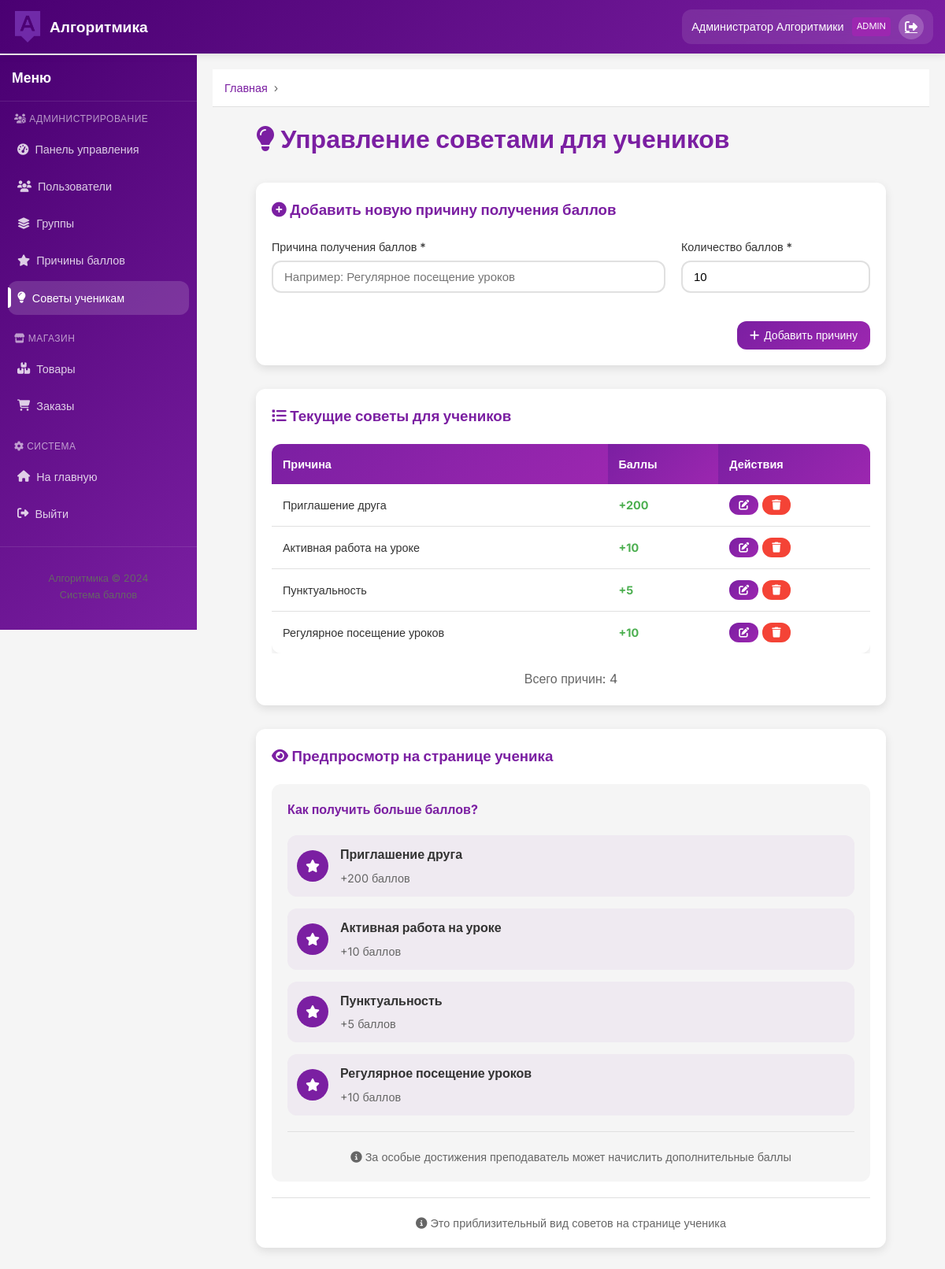
Page /admin/tips (signed in) on the committed database.
### app.py (models this page shows)
class User(UserMixin, db.Model):
    id = db.Column(db.Integer, primary_key=True)
    username = db.Column(db.String(80), unique=True, nullable=False)
    password = db.Column(db.String(200), nullable=False)
    visible_password = db.Column(db.String(80), nullable=True)
    first_name = db.Column(db.String(80), nullable=False)
    last_name = db.Column(db.String(80), nullable=False)
    role = db.Column(db.String(20), nullable=False)  # admin, teacher, student
    group_id = db.Column(db.Integer, db.ForeignKey('group.id'), nullable=True)
    points = db.Column(db.Integer, default=0)
    earned_points = db.Column(db.Integer, default=0)
    created_at = db.Column(db.DateTime, default=datetime.utcnow)
    group = db.relationship('Group', backref='students', foreign_keys=[group_id])
    points_history = db.relationship('PointsHistory', backref='user', lazy=True,
                                     foreign_keys='PointsHistory.user_id')
    orders = db.relationship('Order', backref='student', lazy=True,
                            foreign_keys='Order.student_id')

class TipItem(db.Model):
    id = db.Column(db.Integer, primary_key=True)
    reason = db.Column(db.String(200), nullable=False)
    points = db.Column(db.Integer, nullable=False)
    created_at = db.Column(db.DateTime, default=datetime.utcnow)

### app.py (the view)
@app.route('/admin/tips')
@login_required
def admin_tips():
    if current_user.role != 'admin':
        return redirect(url_for('index'))
    tips = TipItem.query.order_by(TipItem.created_at.desc()).all()
    return render_template('admin/tips.html', tips=tips)

### app.py (called while the page is built)
@login_manager.user_loader
def load_user(user_id):
    return User.query.get(int(user_id))

@app.context_processor
def inject_now():
    return {'datetime': datetime}

### templates/admin/tips.html (shortened to what this page needs)
{% extends "base.html" %}
{% block content %}
<div class="container">
    <div style="max-width: 800px; margin: 0 auto;">
        <h1 style="color: var(--primary-color); margin-bottom: 30px;">
            <i class="fas fa-lightbulb"></i> Управление советами для учеников
        </h1>
        <div class="card fade-in">
            <h3 style="color: var(--primary-color); margin-bottom: 20px;">
                <i class="fas fa-plus-circle"></i> Добавить новую причину получения баллов
            </h3>
            <form method="POST" action="{{ url_for('add_tip_item') }}">
                <div class="row">
                    <div class="col-8">
                        <div class="form-group">
                            <label class="form-label">Причина получения баллов *</label>
                            <input type="text" name="reason" class="form-control"
                                   placeholder="Например: Регулярное посещение уроков" required>
                        </div>
                    </div>
                    <div class="col-4">
                        <div class="form-group">
                            <label class="form-label">Количество баллов *</label>
                            <input type="number" name="points" class="form-control"
                                   min="1" value="10" required>
                        </div>
                    </div>
                </div>
                <div style="display: flex; justify-content: flex-end; margin-top: 20px;">
                    <button type="submit" class="btn btn-primary">
                        <i class="fas fa-plus"></i> Добавить причину
                    </button>
                </div>
            </form>
        </div>
        <div class="card fade-in" style="margin-top: 30px;">
            <h3 style="color: var(--primary-color); margin-bottom: 20px;">
                <i class="fas fa-list"></i> Текущие советы для учеников
            </h3>
            {% if tips %}
            <div class="table-responsive">
                <table class="table">
                    <thead>
                        <tr>
                            <th>Причина</th>
                            <th>Баллы</th>
                            <th>Действия</th>
                        </tr>
                    </thead>
                    <tbody>
                        {% for tip in tips %}
                        <tr>
                            <td>{{ tip.reason }}</td>
                            <td>
                                <span style="font-weight: bold; color: var(--success-color);">
                                    +{{ tip.points }}
                                </span>
                            </td>
                            <td>
                                <div style="display: flex; gap: 5px;">
                                    <form method="POST" action="{{ url_for('edit_tip_item', tip_id=tip.id) }}"
                                          style="display: inline;">
                                        <button type="submit" class="btn btn-primary btn-sm">
                                            <i class="fas fa-edit"></i>
                                        </button>
                                    </form>
                                    <form method="POST"
                                          action="{{ url_for('delete_tip_item', tip_id=tip.id) }}"
                                          style="display: inline;"
                                          onsubmit="return confirm('Вы уверены, что хотите удалить эту причину?');">
                                        <button type="submit" class="btn btn-danger btn-sm">
                                            <i class="fas fa-trash"></i>
                                        </button>
                                    </form>
                                </div>
                            </td>
                        </tr>
                        {% endfor %}
                    </tbody>
                </table>
            </div>
            <div style="text-align: center; margin-top: 20px;">
                <p style="color: var(--text-light);">
                    Всего причин: {{ tips|length }}
                </p>
            </div>
            {% else %}
            <div style="text-align: center; padding: 40px; color: var(--text-light);">
                <i class="fas fa-lightbulb" style="font-size: 3rem; margin-bottom: 15px; display: block;"></i>
                <h4>Нет советов для учеников</h4>
                <p>Добавьте причины получения баллов, чтобы ученики видели их в своих профилях</p>
            </div>
            {% endif %}
        </div>
        <div class="card fade-in" style="margin-top: 30px;">
            <h3 style="color: var(--primary-color); margin-bottom: 20px;">
                <i class="fas fa-eye"></i> Предпросмотр на странице ученика
            </h3>
            <div style="background: var(--bg-color); padding: 20px; border-radius: var(--radius);">
                <h4 style="color: var(--primary-color); margin-bottom: 20px;">Как получить больше баллов?</h4>
                <div style="display: flex; flex-direction: column; gap: 15px;">
                    {% if tips %}
                        {% for tip in tips %}
                        <div class="tip-preview-card">
                            <div class="tip-preview-icon">
                                <i class="fas fa-star"></i>
                            </div>
                            <div>
                                <h4 style="margin-bottom: 5px; font-size: 1rem;">{{ tip.reason }}</h4>
                                <p style="color: var(--text-light); margin-bottom: 0; font-size: 0.9rem;">
                                    +{{ tip.points }} баллов
                                </p>
                            </div>
                        </div>
                        {% endfor %}
                    {% endif %}
                </div>
                <div style="margin-top: 20px; padding-top: 20px; border-top: 1px solid var(--border-color);">
                    <p style="color: var(--text-light); font-size: 0.9rem; text-align: center;">
                        <i class="fas fa-info-circle"></i>
                        За особые достижения преподаватель может начислить дополнительные баллы
                    </p>
                </div>
            </div>
            <div style="margin-top: 20px; padding-top: 20px; border-top: 1px solid var(--border-color);">
                <p style="color: var(--text-light); font-size: 0.9rem; text-align: center;">
                    <i class="fas fa-info-circle"></i>
                    Это приблизительный вид советов на странице ученика
                </p>
            </div>
        </div>
    </div>
</div>
{% endblock %}

### templates/base.html (shortened to what this page needs)
<!DOCTYPE html>
<html lang="ru">
<head>
    <link rel="stylesheet" href="{{ url_for('static', filename='css/style.css') }}">
    <link rel="stylesheet" href="https://cdnjs.cloudflare.com/ajax/libs/font-awesome/6.4.0/css/all.min.css">
</head>
<body>
    <nav class="navbar">
        <div class="container">
            <a href="/" class="logo">
                <img src="{{ url_for('static', filename='images/logo.png') }}" alt="Алгоритмика" style="height: 40px;">
                <span>Алгоритмика</span>
            </a>
            {% if current_user.is_authenticated %}
            <div class="user-menu">
                <span class="user-name">{{ current_user.first_name }} {{ current_user.last_name }}</span>
                <span class="user-role">{{ current_user.role|capitalize }}</span>
                <a href="{{ url_for('logout') }}" class="btn-logout" title="Выйти">
                    <i class="fas fa-sign-out-alt"></i>
                </a>
            </div>
            {% endif %}
        </div>
    </nav>
    <div class="main-wrapper">
        {% if current_user.is_authenticated %}
        <aside class="sidebar">
            <div class="sidebar-content">
                <div class="sidebar-header">
                    <h3>Меню</h3>
                </div>
                <nav class="sidebar-nav">
                    {% if current_user.role == 'admin' %}
                    <div class="nav-section">
                        <h4 class="nav-section-title">
                            <i class="fas fa-users-cog"></i> Администрирование
                        </h4>
                        <ul>
                            <li>
                                <a href="{{ url_for('admin_dashboard') }}"
                                   class="{% if request.endpoint == 'admin_dashboard' %}active{% endif %}">
                                    <i class="fas fa-tachometer-alt"></i> Панель управления
                                </a>
                            </li>
                            <li>
                                <a href="{{ url_for('admin_users') }}"
                                   class="{% if request.endpoint in ['admin_users', 'create_users', 'user_detail'] %}active{% endif %}">
                                    <i class="fas fa-users"></i> Пользователи
                                </a>
                            </li>
                            <li>
                                <a href="{{ url_for('admin_groups') }}"
                                   class="{% if request.endpoint in ['admin_groups', 'create_group', 'group_detail'] %}active{% endif %}">
                                    <i class="fas fa-layer-group"></i> Группы
                                </a>
                            </li>
                            <li>
                                <a href="{{ url_for('admin_reward_reasons') }}"
                                   class="{% if request.endpoint in ['admin_reward_reasons', 'create_reward_reason', 'edit_reward_reason'] %}active{% endif %}">
                                    <i class="fas fa-star"></i> Причины баллов
                                </a>
                            </li>
                            <li>
                                <a href="{{ url_for('admin_tips') }}"
                                   class="{% if request.endpoint == 'admin_tips' %}active{% endif %}">
                                    <i class="fas fa-lightbulb"></i> Советы ученикам
                                </a>
                            </li>
                        </ul>
                    </div>
                    <div class="nav-section">
                        <h4 class="nav-section-title">
                            <i class="fas fa-store"></i> Магазин
                        </h4>
                        <ul>
                            <li>
                                <a href="{{ url_for('admin_shop') }}"
                                   class="{% if request.endpoint in ['admin_shop', 'product_detail'] %}active{% endif %}">
                                    <i class="fas fa-boxes"></i> Товары
                                </a>
                            </li>
                            <li>
                                <a href="{{ url_for('admin_orders') }}"
                                   class="{% if request.endpoint in ['admin_orders', 'order_detail'] %}active{% endif %}">
                                    <i class="fas fa-shopping-cart"></i> Заказы
                                </a>
                            </li>
                        </ul>
                    </div>
                    {% endif %}
                    <div class="nav-section">
                        <h4 class="nav-section-title">
                            <i class="fas fa-cog"></i> Система
                        </h4>
                        <ul>
                            <li>
                                <a href="{{ url_for('index') }}">
                                    <i class="fas fa-home"></i> На главную
                                </a>
                            </li>
                            <li>
                                <a href="{{ url_for('logout') }}">
                                    <i class="fas fa-sign-out-alt"></i> Выйти
                                </a>
                            </li>
                        </ul>
                    </div>
                </nav>
                <div class="sidebar-footer">
                    <div style="text-align: center; padding: 15px; color: var(--text-light); font-size: 0.8rem;">
                        <p>Алгоритмика © 2024</p>
                        <p>Система баллов</p>
                    </div>
                </div>
            </div>
        </aside>
        {% endif %}
        <main class="main-content {% if not current_user.is_authenticated %}full-width{% endif %}">
            {% if current_user.is_authenticated %}
            <div class="breadcrumbs">
                <div class="container">
                    <a href="{{ url_for('index') }}">Главная</a>
                </div>
            </div>
            {% endif %}
            {% block content %}{% endblock %}
        </main>
    </div>
</body>
</html>

### templates/admin/tips.html (style rules this page uses)
.tip-preview-card { display: flex; align-items: center; gap: 15px; padding: 12px; background: rgba(123, 31, 162, 0.05); border-radius: var(--radius); }
.tip-preview-icon { width: 40px; height: 40px; background: var(--primary-color); color: white; border-radius: 50%; display: flex; align-items: center; justify-content: center; flex-shrink: 0; }

### rows in the picture
User: first_name "Администратор", last_name "Алгоритмики", role "ADMIN"
TipItem: reason "Приглашение друга", points "200"
TipItem: reason "Активная работа на уроке", points "10"
TipItem: reason "Пунктуальность", points "5"
TipItem: reason "Регулярное посещение уроков", points "10"

### other values in the picture
{{ tips|length }} "4"
